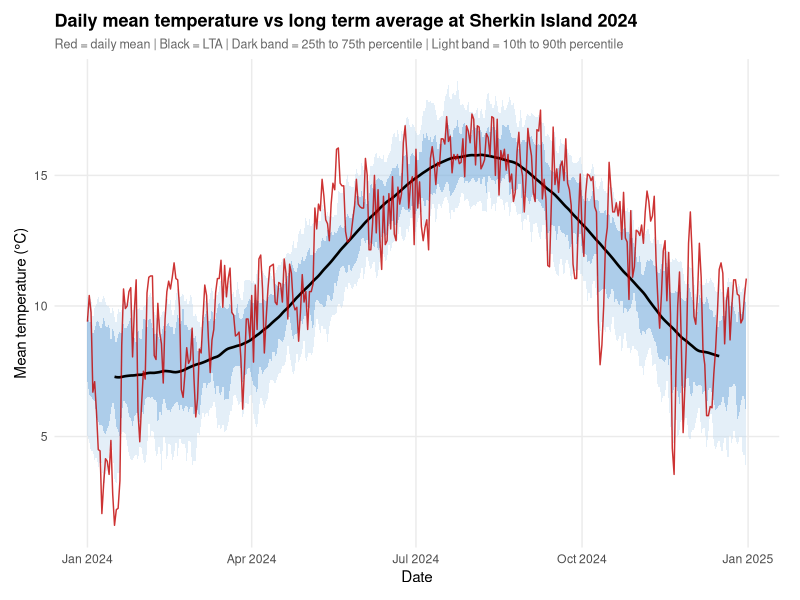
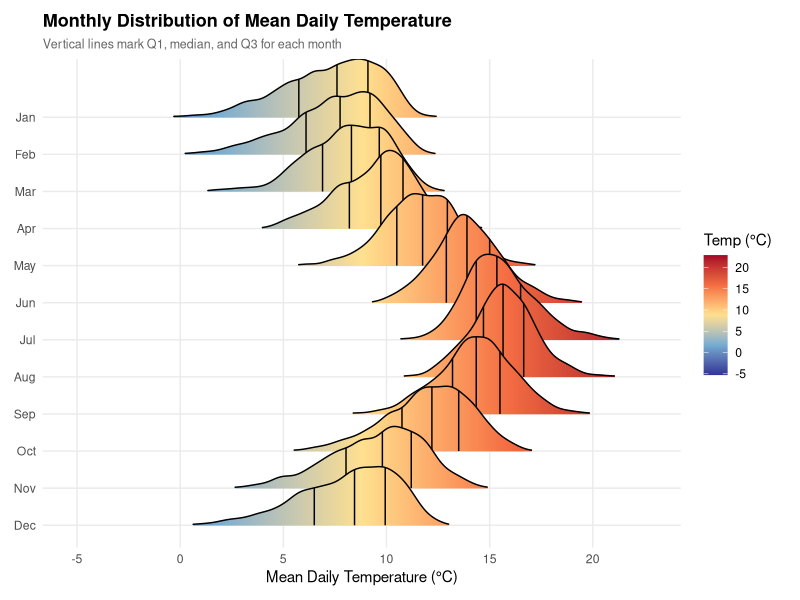
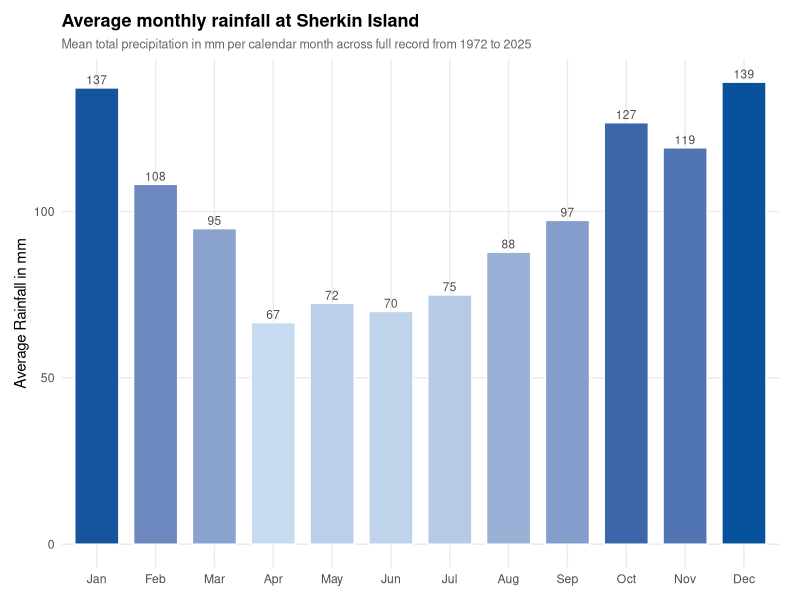
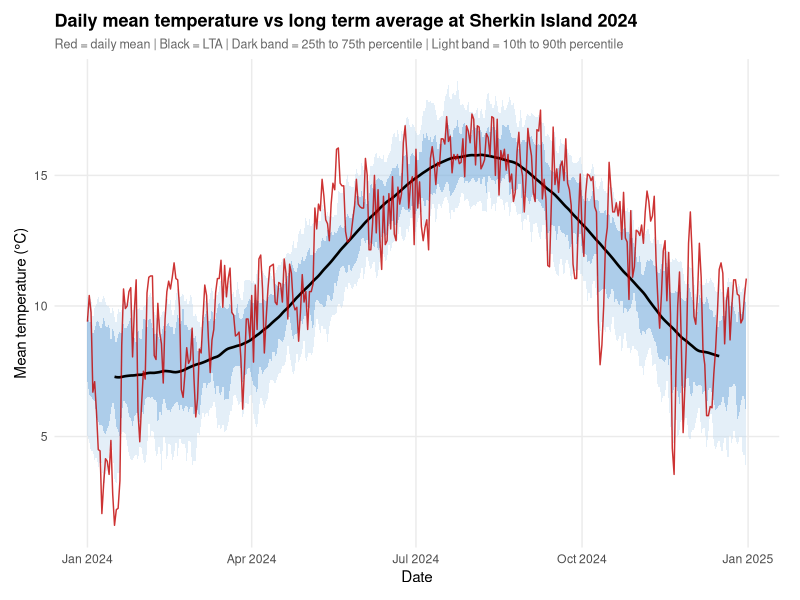
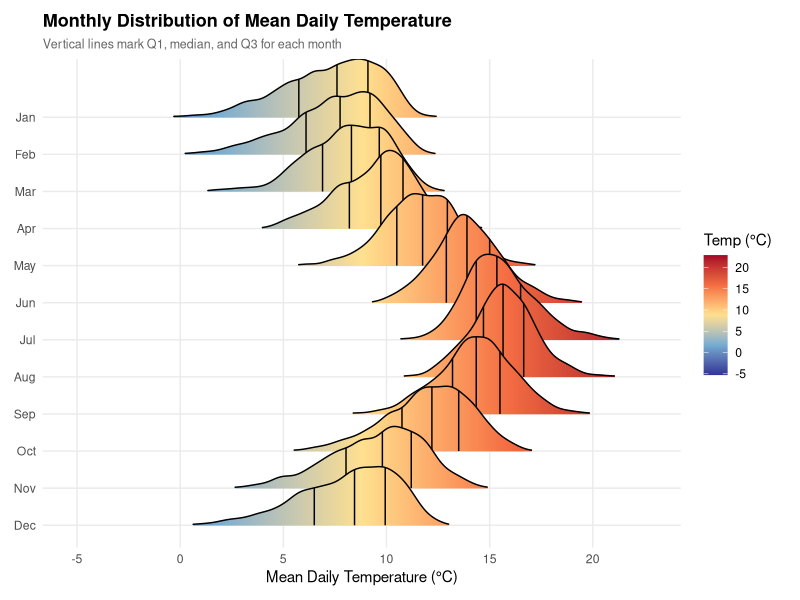
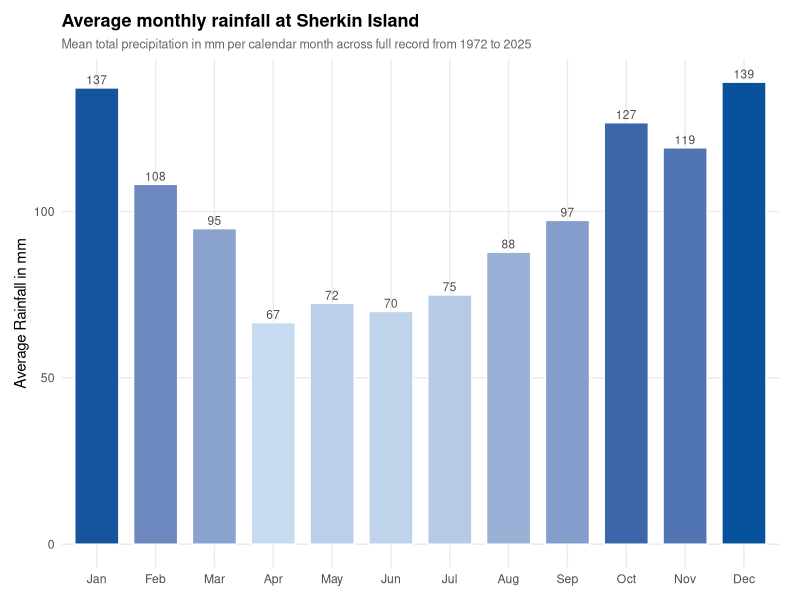

Recreate these plots in R, in order.
if (!requireNamespace("tidyverse", quietly = TRUE)) install.packages("tidyverse")
if (!requireNamespace("forecast",  quietly = TRUE)) install.packages("forecast")
if (!requireNamespace("ggridges",  quietly = TRUE)) install.packages("ggridges")

library(tidyverse)
library(lubridate)
library(forecast)
library(ggridges)

filter <- dplyr::filter

raw <- read.csv("Data Sherkin Island.csv",
                skip        = 13,
                header      = TRUE,
                na.strings  = c("", " "),
                stringsAsFactors = FALSE)

df <- raw %>%
  select(date, rain = rain, maxt = maxt, mint = mint) %>%
  mutate(
    date      = dmy(date),
    rain      = suppressWarnings(as.numeric(rain)),
    maxt      = suppressWarnings(as.numeric(maxt)),
    mint      = suppressWarnings(as.numeric(mint)),
    meant     = (maxt + mint) / 2,
    year      = year(date),
    month     = month(date, label = TRUE, abbr = TRUE),
    month_num = month(date),
    doy       = yday(date)
  ) %>%
  filter(!is.na(date))

doy_avg <- df %>%
  filter(!is.na(meant)) %>%
  group_by(doy) %>%
  summarise(
    lta_meant = mean(meant, na.rm = TRUE),
    lta_maxt  = mean(maxt,  na.rm = TRUE),
    lta_mint  = mean(mint,  na.rm = TRUE),
    .groups = "drop"
  ) %>%
  arrange(doy) %>%
  mutate(
    lta_meant = as.numeric(ma(lta_meant, order = 30, centre = TRUE)),
    lta_maxt  = as.numeric(ma(lta_maxt,  order = 30, centre = TRUE)),
    lta_mint  = as.numeric(ma(lta_mint,  order = 30, centre = TRUE))
  )

doy_percentiles <- df %>%
  filter(!is.na(meant)) %>%
  group_by(doy) %>%
  summarise(
    p10 = quantile(meant, 0.10, na.rm = TRUE),
    p25 = quantile(meant, 0.25, na.rm = TRUE),
    p75 = quantile(meant, 0.75, na.rm = TRUE),
    p90 = quantile(meant, 0.90, na.rm = TRUE),
    .groups = "drop"
  )

df <- df %>%
  left_join(doy_avg, by = "doy") %>%
  left_join(doy_percentiles, by = "doy") %>%
  mutate(
    dep_meant = meant - lta_meant,
    dep_maxt  = maxt  - lta_maxt,
    dep_mint  = mint  - lta_mint
  )

cat("Temperature quartiles \n")
for (v in c("meant", "maxt", "mint")) {
  q <- quantile(df[[v]], probs = c(0, 0.25, 0.5, 0.75, 1), na.rm = TRUE)
  cat(sprintf("%s -> Min: %.1f  Q1: %.1f  Median: %.1f  Q3: %.1f  Max: %.1f\n",
              v, q[1], q[2], q[3], q[4], q[5]))
}

cat(" Rainfall analysis ")

df <- df %>% mutate(rainy_day = !is.na(rain) & rain > 0.1)

p_rain <- mean(df$rainy_day[!is.na(df$rain)])
cat(sprintf("P(rainy day) = %.4f  (%.1f%% of days)\n", p_rain, p_rain * 100))

monthly_avg <- df %>%
  filter(!is.na(rain)) %>%
  group_by(year, month_num, month) %>%
  summarise(total = sum(rain, na.rm = TRUE), .groups = "drop") %>%
  group_by(month_num, month) %>%
  summarise(avg_rain = mean(total, na.rm = TRUE), .groups = "drop") %>%
  arrange(month_num)

cat("\nAverage monthly rainfall in mm:\n")
print(as.data.frame(monthly_avg[, c("month", "avg_rain")]))

yearly_anomaly <- df %>%
  filter(!is.na(dep_meant)) %>%
  group_by(year) %>%
  summarise(mean_dep = mean(dep_meant, na.rm = TRUE), .groups = "drop") %>%
  mutate(z_score = as.numeric(scale(mean_dep)))

cat("Top five warmest years z-score \n")
print(yearly_anomaly %>% arrange(desc(z_score)) %>% head(5))
cat("Top five coldest years z-score \n")
print(yearly_anomaly %>% arrange(z_score) %>% head(5))

theme_clean <- theme_minimal(base_size = 11) +
  theme(
    plot.title       = element_text(face = "bold", size = 13),
    plot.subtitle    = element_text(size = 9, colour = "grey40"),
    panel.grid.minor = element_blank(),
    plot.margin      = margin(10, 15, 10, 10)
  )

chosen_year <- 2024
temp_year <- df %>% filter(year == chosen_year)

p1 <- ggplot(temp_year, aes(x = date)) +
  geom_ribbon(aes(ymin = p10, ymax = p90), fill = "#BDD7EE", alpha = 0.4) +
  geom_ribbon(aes(ymin = p25, ymax = p75), fill = "#5B9BD5", alpha = 0.4) +
  geom_line(aes(y = lta_meant), colour = "black", linewidth = 0.9) +
  geom_line(aes(y = meant), colour = "#C00000", linewidth = 0.5, alpha = 0.8) +
  labs(
    title    = "Daily mean temperature vs long term average at Sherkin Island 2024",
    subtitle = "Red = daily mean | Black = LTA | Dark band = 25th to 75th percentile | Light band = 10th to 90th percentile",
    x = "Date", y = "Mean temperature (°C)"
  ) +
  theme_clean

print(p1)
ggsave("plot1_temp_vs_lta.png", p1, width = 10, height = 5, dpi = 180)

p2 <- df %>%
  filter(!is.na(meant)) %>%
  ggplot(aes(x = meant, y = fct_rev(month), fill = after_stat(x))) +
  geom_density_ridges_gradient(scale = 2.5, rel_min_height = 0.01,
                               quantile_lines = TRUE, quantiles = c(0.25, 0.5, 0.75)) +
  scale_fill_gradientn(
    colours = c("#313695", "#74ADD1", "#FEE090", "#F46D43", "#A50026"),
    name = "Temp (°C)"
  ) +
  labs(
    title    = "Monthly Distribution of Mean Daily Temperature",
    subtitle = "Vertical lines mark Q1, median, and Q3 for each month",
    x = "Mean Daily Temperature (°C)", y = NULL
  ) +
  theme_clean

print(p2)
ggsave("plot2_temp_ridgeline.png", p2, width = 8, height = 7, dpi = 180)

p3 <- monthly_avg %>%
  ggplot(aes(x = fct_reorder(month, month_num), y = avg_rain, fill = avg_rain)) +
  geom_col(width = 0.75, colour = "white") +
  geom_text(aes(label = round(avg_rain, 0)), vjust = -0.4, size = 3, colour = "grey30") +
  scale_fill_gradient(low = "#C6DBEF", high = "#08519C", name = "mm") +
  labs(
    title    = "Average monthly rainfall at Sherkin Island",
    subtitle = "Mean total precipitation in mm per calendar month across full record from 1972 to 2025",
    x = NULL, y = "Average Rainfall in mm"
  ) +
  theme_clean + theme(legend.position = "none")

print(p3)
ggsave("plot3_monthly_rain_bar.png", p3, width = 8, height = 5, dpi = 180)
